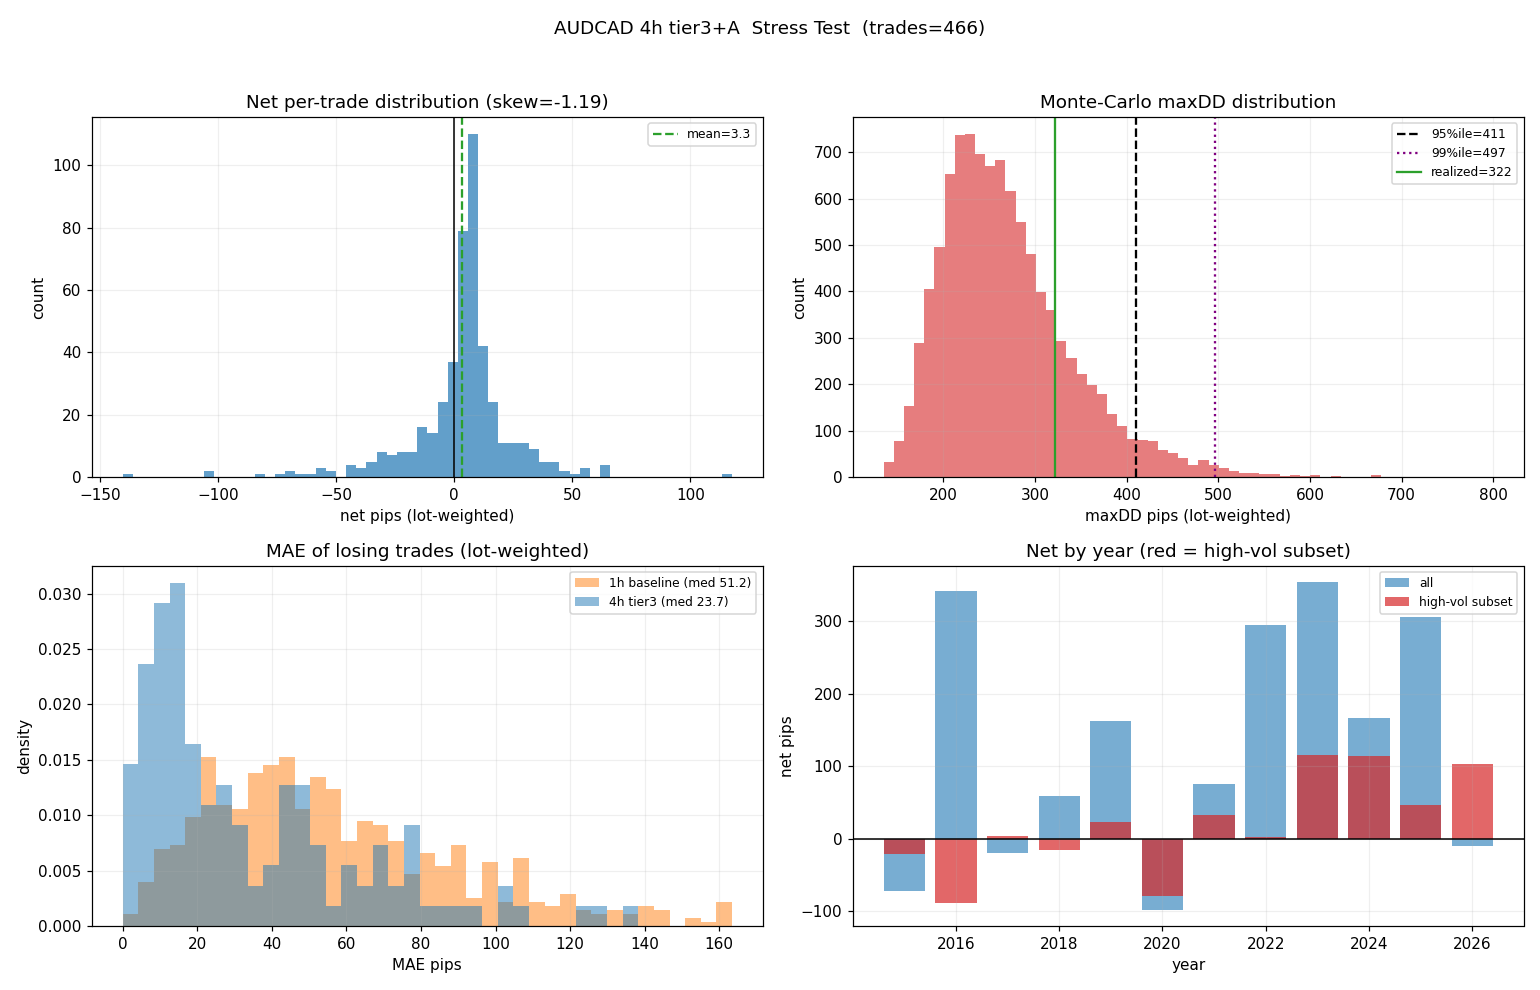

Reproduce this figure in Python.
"""
audcad_stress_test.py - AUDCAD(4h) 3段不等分割(構成A) の実稼働前ストレステスト。

検証規律(IS/OOS, フルコスト, Lookahead排除, 次足始値約定)は dynamic_lot_mr_bt のエンジンを
そのまま使用(4h は 1h から resample, lookahead 無し)。本スクリプトは「トレード結果の事後評価」。

評価3項目:
  1. 極端値・イベント解析: 高ボラ期間(ATRパーセンタイル上位)/イベント窓(USD指標±24h 実日付 +
     RBA第1火曜±24h 決定論プロキシ)に分離して PF/net/worst を出力し、破滅的逆行が無いか確認。
  2. 期待値分布: 全トレード net(pips) のヒストグラム(テールの向き)・勝ち/負け平均・歪度、
     さらに「不等分割が負けトレードの MAE(lot加重) を物理的に縮小できているか」を 1h baseline と比較。
  3. モンテカルロ: トレード順をシャッフルした 10,000 シナリオの maxDD 分布 → 95%/99% 信頼区間。

出力:
  - audcad_stress_test.png: (左上)net分布 (右上)maxDD分布(MC) (左下)MAE比較 (右下)年次net。
  - audcad_stress_test_result.csv: セグメント別集計。
  - 標準出力: 各評価の数値サマリ。

使用法:
  python3 optimizer/audcad_stress_test.py
  python3 optimizer/audcad_stress_test.py --pair AUDCAD --tf 4h --mc 10000
"""

import argparse
import os

import numpy as np
import pandas as pd
import matplotlib
matplotlib.use('Agg')
import matplotlib.pyplot as plt

import liquidity_sweep_bt as LS
import dynamic_lot_mr_bt as M

HERE = os.path.dirname(os.path.abspath(__file__))


class _Args:
    def __init__(self, **kw):
        d = dict(n=40, z_in=2.0, z_tp=0.0, z_stop=4.5, max_hold=48, zk=1.0, max_lot=3.0,
                 squeeze_lo=0.2, squeeze_mult=0.5, vol_hi=0.9, vol_hi_mult=0.5,
                 atr_n=14, atr_lookback=500, ema_span=5, rsi_n=7, rsi_os=30, rsi_ob=70,
                 confirm_window=6, adx_max=25.0, slope_max=1.0, z_in2=2.5, tier_lot=0.5,
                 htf_tf='4h', htf_adx_n=14, htf_slope_ma=50, htf_slope_lb=10,
                 tier3_zs=[2.0, 2.5, 3.0], tier3_lots=[0.2, 0.3, 0.5], partial_z=1.5,
                 # 高ボラ・ロットスロットル(vps/mr_monitor.py PAIR_CONFIG['AUDCAD']と同値:
                 # ATRパーセンタイル(t-1)>=vol_throttle_th で全段lot x vol_throttle_mult)。
                 # base_cfg()はこの2キーをそのままcfgへ転記するだけ(run_bt_tiered3側で
                 # cfg.get('vol_throttle_th', 1.01)として読まれる。1.01=実質OFF)。
                 # 旧 vol_hi/vol_hi_mult は別の未使用経路で、tiered3エンジンはここを見ない。
                 vol_throttle_th=0.70, vol_throttle_mult=0.5)
        d.update(kw)
        self.__dict__.update(d)


# ----------------------------------------------------------------------------
# トレード生成 (構成A: 不等分割 一括決済)
# ----------------------------------------------------------------------------
def gen_trades(pair, tf, exit_mode='A'):
    raw = M.load_tf(pair, tf)
    if raw is None:
        raise SystemExit(f'[error] {pair} {tf} データ無し')
    meta = LS.PAIR_META[pair]
    ind = M.add_indicators(raw[['open', 'high', 'low', 'close']].copy(), 40, 14, 500, 5, 7)
    cfg = M.base_cfg(_Args())
    cfg['z_stop'] = 4.5
    cfg['exit_mode'] = exit_mode
    _, trades = M.run_bt_tiered3(ind, meta['pip'], meta['cost_pips'], cfg)
    tdf = pd.DataFrame(trades)
    tdf['entry_t'] = pd.to_datetime(tdf['entry_t'], utc=True)
    # エントリー時の ATR パーセンタイル(高ボラ判定)を付与
    atr_pct = ind['atr_pct'].reindex(tdf['entry_t']).to_numpy()
    tdf['atr_pct'] = atr_pct
    tdf['win'] = tdf['net_pips'] > 0
    return tdf, ind, meta['pip']


def baseline_trades(pair, tf):
    """baseline(Z=2.0で 1.0ロット一括)を MAE 比較の対照として生成。"""
    raw = M.load_tf(pair, tf)
    meta = LS.PAIR_META[pair]
    ind = M.add_indicators(raw[['open', 'high', 'low', 'close']].copy(), 40, 14, 500, 5, 7)
    cfg = M.base_cfg(_Args())
    cfg['sizing_mode'] = 'fixed'
    cfg['confirm_mode'] = 'none'
    cfg['z_stop'] = 4.5
    _, trades = M.run_bt(ind, meta['pip'], meta['cost_pips'], cfg)
    return pd.DataFrame(trades)


# ----------------------------------------------------------------------------
# イベント窓
# ----------------------------------------------------------------------------
def usd_event_times():
    """news_events.csv の USD 指標(NFP/CPI)実日付(2022-26)。AUDCAD は USD/CAD 脚 +
    リスクセンチメント経由で USD 指標に強く反応するため代表イベントとして使用。"""
    p = os.path.join(M.HERE if hasattr(M, 'HERE') else HERE, '..', 'data', 'news_events.csv')
    p = os.path.normpath(os.path.join(HERE, '..', 'data', 'news_events.csv'))
    if not os.path.exists(p):
        return pd.DatetimeIndex([])
    e = pd.read_csv(p)
    e = e[e['currency'] == 'USD']
    ts = pd.to_datetime(e['date'] + ' ' + e['time'], utc=True, errors='coerce').dropna()
    return pd.DatetimeIndex(ts.unique())


def rba_proxy_times(start, end):
    """RBA 政策金利は概ね毎月第1火曜(1月除く)。決定論プロキシ(04:30 UTC)。
    厳密な公表時刻ではないが ±24h 窓では十分。全期間(2015-2026)をカバー。"""
    times = []
    for y in range(start.year, end.year + 1):
        for mo in range(1, 13):
            if mo == 1:
                continue
            d = pd.Timestamp(year=y, month=mo, day=1, tz='UTC')
            # 第1火曜
            offset = (1 - d.weekday()) % 7
            first_tue = d + pd.Timedelta(days=offset)
            times.append(first_tue + pd.Timedelta(hours=4, minutes=30))
    ts = pd.DatetimeIndex(times)
    return ts[(ts >= start) & (ts <= end)]


def in_event_window(entry_times, event_times, hours=24):
    """entry_times の各時刻が、いずれかの event_times の ±hours 以内なら True。
    epoch 秒(float) で比較して tz/int64 の罠を回避。"""
    if len(event_times) == 0:
        return np.zeros(len(entry_times), dtype=bool)
    et = np.array([t.timestamp() for t in entry_times])
    ev = np.sort(np.array([t.timestamp() for t in event_times]))
    win = hours * 3600.0
    idx = np.searchsorted(ev, et)
    out = np.zeros(len(et), dtype=bool)
    for k, t in enumerate(et):
        for jj in (idx[k] - 1, idx[k]):
            if 0 <= jj < len(ev) and abs(ev[jj] - t) <= win:
                out[k] = True
                break
    return out


# ----------------------------------------------------------------------------
# 集計
# ----------------------------------------------------------------------------
def seg_metrics(sub):
    if len(sub) == 0:
        return dict(n=0, pf=np.nan, net=0.0, wr=np.nan, worst=0.0, avg=0.0)
    nets = sub['net_pips'].to_numpy()
    gw = nets[nets > 0].sum()
    gl = -nets[nets <= 0].sum()
    pf = gw / gl if gl > 0 else (np.inf if gw > 0 else np.nan)
    return dict(n=len(sub), pf=pf, net=float(nets.sum()), wr=float((nets > 0).mean()),
                worst=float(nets.min()), avg=float(nets.mean()))


def pl(label, m):
    pf = f"{m['pf']:.2f}" if np.isfinite(m['pf']) else ('inf' if m['n'] else '-')
    print(f"  {label:26s} n={m['n']:>4d} PF={pf:>5s} net={m['net']:>8.0f} "
          f"WR={m['wr']*100 if not np.isnan(m['wr']) else 0:4.0f}% "
          f"avg={m['avg']:6.1f} worst={m['worst']:8.1f}")


# ----------------------------------------------------------------------------
# モンテカルロ maxDD
# ----------------------------------------------------------------------------
def mc_maxdd(nets, n_iter=10000, seed=42):
    rng = np.random.default_rng(seed)
    nets = np.asarray(nets, float)
    dds = np.empty(n_iter)
    for k in range(n_iter):
        perm = rng.permutation(nets)
        eq = np.cumsum(perm)
        peak = np.maximum.accumulate(eq)
        dds[k] = (peak - eq).max()
    return dds


# ----------------------------------------------------------------------------
def main():
    ap = argparse.ArgumentParser()
    ap.add_argument('--pair', default='AUDCAD')
    ap.add_argument('--tf', default='4h')
    ap.add_argument('--mc', type=int, default=10000)
    ap.add_argument('--vol-th', dest='vol_th', type=float, default=0.80,
                    help='高ボラ判定の ATR パーセンタイル閾値')
    args = ap.parse_args()

    tdf, ind, pip = gen_trades(args.pair, args.tf, 'A')
    print('=' * 92)
    print(f'AUDCAD ストレステスト  pair={args.pair} tf={args.tf}  trades={len(tdf)}  '
          f"{tdf['entry_t'].min().date()}~{tdf['entry_t'].max().date()}")
    print(f"  全体: {seg_metrics(tdf)['pf']:.2f} PF / net {tdf['net_pips'].sum():.0f}pip / "
          f"WR {tdf['win'].mean()*100:.1f}%")
    print('=' * 92)

    # IS/OOS と年次 (実稼働の最重要 caveat: ヘッドラインPFがどの期間のものか)
    isd = tdf[tdf['entry_t'] < M.IS_END]
    ood = tdf[tdf['entry_t'] >= M.IS_END]
    print(f"  IS(2015-2021) PF={seg_metrics(isd)['pf']:.2f} net={isd['net_pips'].sum():.0f} n={len(isd)}  |  "
          f"OOS(2022-2026) PF={seg_metrics(ood)['pf']:.2f} net={ood['net_pips'].sum():.0f} n={len(ood)}")
    yr_net = tdf.assign(year=tdf['entry_t'].dt.year).groupby('year')['net_pips'].sum()
    neg_years = [int(y) for y, v in yr_net.items() if v < 0]
    print(f"  ⚠️ 年次で純損失の年: {neg_years}  (= マクロ高ボラ年。下記 高ボラセグメントと一致)")

    rows = []
    # ===== 1. 極端値・イベント解析 =====
    print('\n[1] 極端値・イベント解析')
    hi = tdf[tdf['atr_pct'] >= args.vol_th]
    lo = tdf[tdf['atr_pct'] < args.vol_th]
    print(f'  -- 高ボラ(ATR pct>={args.vol_th}) vs 通常 --')
    pl(f'高ボラ', seg_metrics(hi))
    pl('通常', seg_metrics(lo))
    rows += [{'seg': 'highvol', **seg_metrics(hi)}, {'seg': 'normal', **seg_metrics(lo)}]

    usd = usd_event_times()
    rba = rba_proxy_times(tdf['entry_t'].min(), tdf['entry_t'].max())
    et = tdf['entry_t']
    in_usd = in_event_window(et, usd, 24)
    in_rba = in_event_window(et, rba, 24)
    # USD指標は 2022-26 のみ収録 -> その期間内で event vs 非event を比較
    usd_period = (et >= usd.min()).to_numpy() if len(usd) else np.zeros(len(et), bool)
    print('  -- イベント窓 ±24h --')
    pl('USD指標±24h(2022-26)', seg_metrics(tdf[in_usd]))
    pl('  (同期間 非イベント)', seg_metrics(tdf[usd_period & (~in_usd)]))
    pl('RBA第1火曜±24h(全期間)', seg_metrics(tdf[in_rba]))
    pl('  (非RBA窓)', seg_metrics(tdf[~in_rba]))
    rows += [{'seg': 'usd_event', **seg_metrics(tdf[in_usd])},
             {'seg': 'rba_proxy', **seg_metrics(tdf[in_rba])}]
    worst_overall = tdf['net_pips'].min()
    print(f'  -- 破滅的逆行チェック: 全期間 worst単発トレード = {worst_overall:.1f} pip(lot加重) '
          f"(高ボラ worst={seg_metrics(hi)['worst']:.1f} / 通常 worst={seg_metrics(lo)['worst']:.1f})")

    # ===== 2. 期待値分布 =====
    print('\n[2] 期待値分布')
    nets = tdf['net_pips'].to_numpy()
    wins = nets[nets > 0]
    losses = nets[nets <= 0]
    skew = float(((nets - nets.mean()) ** 3).mean() / (nets.std() ** 3)) if nets.std() else 0.0
    print(f'  net分布: mean={nets.mean():.2f} std={nets.std():.2f} skew={skew:+.2f} '
          f'(skew>0=利益側へテール / <0=損失側へテール)')
    print(f'  勝ち平均={wins.mean():.1f}pip (n={len(wins)}) / 負け平均={losses.mean():.1f}pip '
          f'(n={len(losses)}) / payoff={abs(wins.mean()/losses.mean()):.2f}' if len(losses) else '')
    # MAE 比較: tier3(4h) vs 4h baseline(分割効果を分離) vs 1h baseline(spec要求)
    base4 = baseline_trades(args.pair, '4h')
    base1 = baseline_trades(args.pair, '1h')

    def loss_mae(d):
        return d[d['net_pips'] <= 0]['mae_lotpips']
    print('  -- MAE(lot加重, pips) 比較: 不等分割が含み損を物理的に縮小しているか --')
    print(f'    {"構成":24s}{"全med":>8s}{"全p95":>8s}{"負けmed":>9s}{"負けp95":>9s}')
    for label, d in [('4h tier3(0.2/0.3/0.5)', tdf['mae_lotpips'].to_frame('mae_lotpips').assign(net_pips=tdf['net_pips'])),
                     ('4h baseline(z2 x1.0)', base4), ('1h baseline(z2 x1.0)', base1)]:
        all_m = d['mae_lotpips']
        lm = loss_mae(d)
        print(f'    {label:24s}{all_m.median():>8.1f}{all_m.quantile(.95):>8.1f}'
              f'{lm.median():>9.1f}{lm.quantile(.95):>9.1f}')
    t_loss_mae = loss_mae(tdf.assign())
    b4 = loss_mae(base4).median()
    b1 = loss_mae(base1).median()
    red4 = (1 - t_loss_mae.median() / b4) * 100 if b4 else float('nan')
    red1 = (1 - t_loss_mae.median() / b1) * 100 if b1 else float('nan')
    print(f'    → 負けMAE中央値の縮小: 同TF比較(vs 4h baseline)={red4:+.0f}% / '
          f'1h baseline比={red1:+.0f}%。')
    print(f'      同TF比較が「不等分割そのもの」の効果(浅Zで0.2lotのみ=含み損が物理的に小)。')
    b_loss_mae = loss_mae(base1)

    # ===== 3. モンテカルロ maxDD =====
    print('\n[3] モンテカルロ maxDD (トレード順 シャッフル %d 回)' % args.mc)
    dds = mc_maxdd(nets, args.mc)
    realized_eq = np.cumsum(nets)
    realized_dd = (np.maximum.accumulate(realized_eq) - realized_eq).max()
    p = np.percentile(dds, [50, 95, 99, 99.9])
    print(f'  実現 maxDD(時系列どおり) = {realized_dd:.0f} pip(lot加重)')
    print(f'  MC maxDD 分布: 中央値={p[0]:.0f} / 95%ile={p[1]:.0f} / 99%ile={p[2]:.0f} / '
          f'99.9%ile={p[3]:.0f} pip(lot加重)')
    # AUDCAD pip価値: 0.0001 x 100,000(1.0lot) = 10 CAD ≈ 1,080円(CADJPY~108)
    jpy_per_lotpip = 10 * 108
    print(f'  → 95%信頼区間の最悪DD = {p[1]:.0f} lot-pip。')
    print(f'    AUDCAD 1.0lot基準(1 lot-pip≒10CAD≒1,080円)で 95%ile DD ≈ {p[1]*jpy_per_lotpip:,.0f}円 / '
          f'99%ile ≈ {p[2]*jpy_per_lotpip:,.0f}円。')
    print(f'  (注: net_pips は lot加重済み=実際の段別lotを反映。実額は採用スケールlotとCADJPYで比例。)')
    rows.append({'seg': 'mc_dd', 'n': args.mc, 'pf': np.nan, 'net': realized_dd,
                 'wr': np.nan, 'worst': p[1], 'avg': p[0]})

    # ===== 図表 =====
    fig, ax = plt.subplots(2, 2, figsize=(14, 9))
    fig.suptitle(f'AUDCAD {args.tf} tier3+A  Stress Test  (trades={len(tdf)})', fontsize=12)
    # net 分布
    a = ax[0, 0]
    a.hist(nets, bins=60, color='tab:blue', alpha=0.7)
    a.axvline(0, color='k', lw=1)
    a.axvline(nets.mean(), color='tab:green', ls='--', label=f'mean={nets.mean():.1f}')
    a.set_title(f'Net per-trade distribution (skew={skew:+.2f})')
    a.set_xlabel('net pips (lot-weighted)'); a.set_ylabel('count'); a.legend(fontsize=8)
    a.grid(alpha=0.2)
    # MC maxDD
    a = ax[0, 1]
    a.hist(dds, bins=60, color='tab:red', alpha=0.6)
    a.axvline(p[1], color='k', ls='--', label=f'95%ile={p[1]:.0f}')
    a.axvline(p[2], color='purple', ls=':', label=f'99%ile={p[2]:.0f}')
    a.axvline(realized_dd, color='tab:green', ls='-', label=f'realized={realized_dd:.0f}')
    a.set_title('Monte-Carlo maxDD distribution'); a.set_xlabel('maxDD pips (lot-weighted)')
    a.set_ylabel('count'); a.legend(fontsize=8); a.grid(alpha=0.2)
    # MAE 比較 (負けトレード)
    a = ax[1, 0]
    bins = np.linspace(0, max(b_loss_mae.quantile(.97), t_loss_mae.quantile(.97), 1), 40)
    a.hist(b_loss_mae, bins=bins, alpha=0.5, color='tab:orange', density=True,
           label=f'1h baseline (med {b_loss_mae.median():.1f})')
    a.hist(t_loss_mae, bins=bins, alpha=0.5, color='tab:blue', density=True,
           label=f'4h tier3 (med {t_loss_mae.median():.1f})')
    a.set_title('MAE of losing trades (lot-weighted)'); a.set_xlabel('MAE pips')
    a.set_ylabel('density'); a.legend(fontsize=8); a.grid(alpha=0.2)
    # 年次 net + 高ボラ寄与
    a = ax[1, 1]
    tdf['year'] = tdf['entry_t'].dt.year
    yr = tdf.groupby('year')['net_pips'].sum()
    yr_hi = tdf[tdf['atr_pct'] >= args.vol_th].groupby('year')['net_pips'].sum().reindex(yr.index).fillna(0)
    a.bar(yr.index, yr.values, color='tab:blue', alpha=0.6, label='all')
    a.bar(yr.index, yr_hi.values, color='tab:red', alpha=0.7, label='high-vol subset')
    a.axhline(0, color='k', lw=1)
    a.set_title('Net by year (red = high-vol subset)'); a.set_xlabel('year')
    a.set_ylabel('net pips'); a.legend(fontsize=8); a.grid(alpha=0.2)
    fig.tight_layout(rect=[0, 0, 1, 0.96])
    png = os.path.join(HERE, 'audcad_stress_test.png')
    fig.savefig(png, dpi=110); plt.close(fig)
    print(f'\n[png] {png}')

    out = os.path.join(HERE, 'audcad_stress_test_result.csv')
    pd.DataFrame(rows).to_csv(out, index=False)
    print(f'[csv] {out}')


if __name__ == '__main__':
    main()
